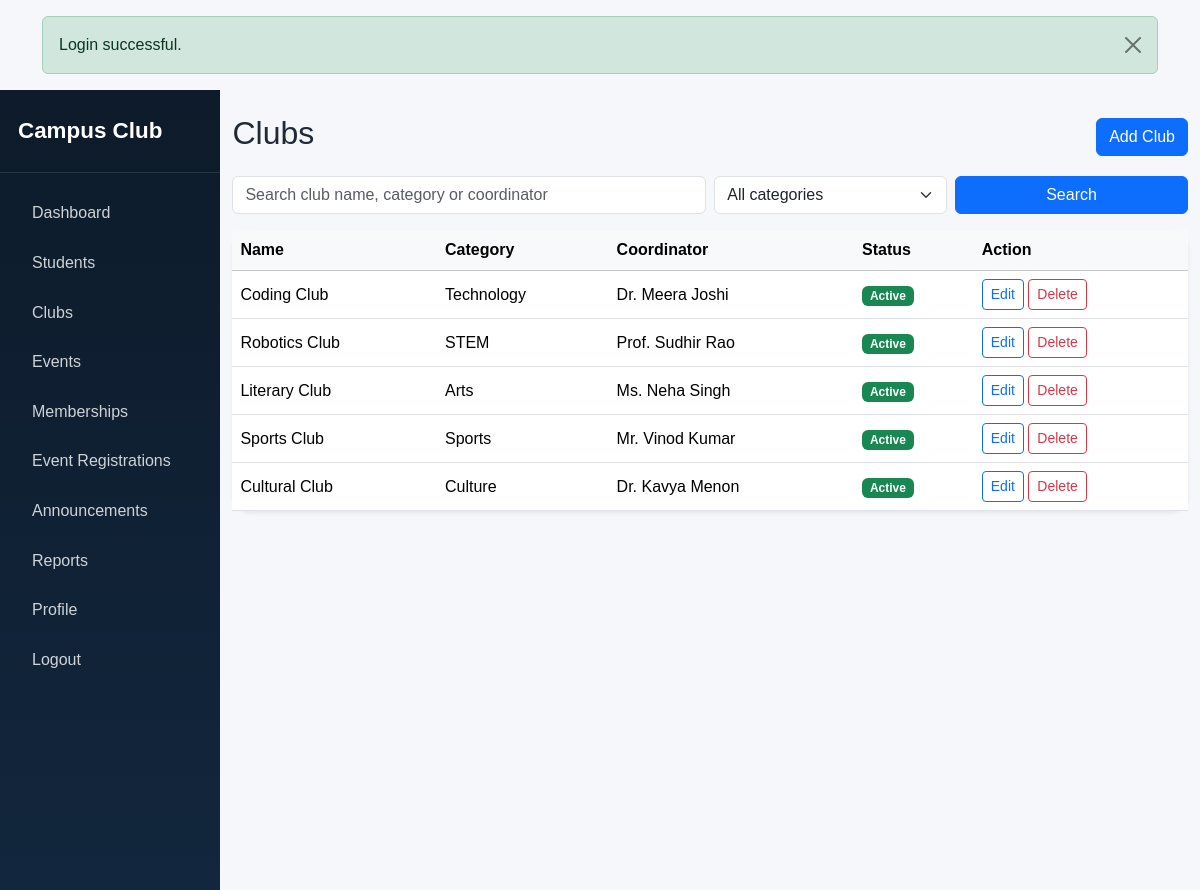
The page /admin/clubs.php (signed in) on the database its author committed.
### tables this page shows
CREATE TABLE `clubs` (
  `id` INT AUTO_INCREMENT PRIMARY KEY,
  `name` VARCHAR(150) NOT NULL,
  `description` TEXT NOT NULL,
  `category` VARCHAR(100) NOT NULL,
  `faculty_coordinator` VARCHAR(150) NOT NULL,
  `contact_email` VARCHAR(150) NOT NULL,
  `meeting_location` VARCHAR(180) NOT NULL,
  `meeting_schedule` VARCHAR(120) NOT NULL,
  `image` VARCHAR(255) DEFAULT NULL,
  `status` ENUM('active','inactive') NOT NULL DEFAULT 'active',
  `created_at` TIMESTAMP DEFAULT CURRENT_TIMESTAMP,
  INDEX `idx_club_category` (`category`),
  INDEX `idx_club_name` (`name`)
);

### config/auth.php (called while the page is built, shortened)
<?php
function e($value): string
{
    return htmlspecialchars((string)$value, ENT_QUOTES, 'UTF-8');
}

### admin/clubs.php (the view, shortened to what this page needs)
<?php
require_once __DIR__ . '/../config/auth.php';
include __DIR__ . '/../includes/header.php';
$pdo = getPDO();
$search = $_GET['search'] ?? '';
$where = ['1=1'];
$params = [];
$stmt = $pdo->prepare('SELECT * FROM clubs WHERE ' . implode(' AND ', $where) . ' ORDER BY created_at DESC');
$stmt->execute($params);
$clubs = $stmt->fetchAll();
?>
<div class="d-flex">
    <?php include __DIR__ . '/../includes/sidebar.php'; ?>
    <main class="main-content">
        <div class="container-fluid py-4">
            <div class="d-flex justify-content-between align-items-center mb-3">
                <h2>Clubs</h2>
                <a href="<?= BASE_URL ?>/admin/add_club.php" class="btn btn-primary">Add Club</a>
            </div>
            <form method="GET" class="row g-2 mb-3">
                <div class="col-md-6"><input type="text" class="form-control" name="search" value="<?= e($search) ?>" placeholder="Search club name, category or coordinator"></div>
                <div class="col-md-3">
                    <select class="form-select" name="category">
                        <option value="">All categories</option>
                    </select>
                </div>
                <div class="col-md-3"><button type="submit" class="btn btn-primary w-100">Search</button></div>
            </form>
            <div class="card shadow-sm border-0">
                <div class="card-body p-0">
                    <div class="table-responsive">
                        <table class="table table-hover mb-0 align-middle">
                            <thead class="table-light"><tr><th>Name</th><th>Category</th><th>Coordinator</th><th>Status</th><th>Action</th></tr></thead>
                            <tbody>
                                <?php foreach ($clubs as $club): ?>
                                    <tr>
                                        <td><?= e($club['name']) ?></td>
                                        <td><?= e($club['category']) ?></td>
                                        <td><?= e($club['faculty_coordinator']) ?></td>
                                        <td><span class="badge <?= $club['status'] === 'active' ? 'bg-success' : 'bg-secondary' ?>"><?= e(ucfirst($club['status'])) ?></span></td>
                                        <td>
                                            <a href="<?= BASE_URL ?>/admin/edit_club.php?id=<?= (int)$club['id'] ?>" class="btn btn-sm btn-outline-primary">Edit</a>
                                            <a href="<?= BASE_URL ?>/admin/delete_club.php?id=<?= (int)$club['id'] ?>" class="btn btn-sm btn-outline-danger" onclick="return confirm('Delete this club?')">Delete</a>
                                        </td>
                                    </tr>
                                <?php endforeach; ?>
                            </tbody>
                        </table>
                    </div>
                </div>
            </div>
        </div>
    </main>
</div>
<?php include __DIR__ . '/../includes/footer.php'; ?>

### assets/css/style.css (style rules this page uses)
.card { border-radius: 18px; }
.main-content { width: 100%; min-height: 100vh; background: #f5f7fb; }

### rows shown on the page
clubs: name "Coding Club", category "Technology", faculty_coordinator "Dr. Meera Joshi", status "Active"
clubs: name "Robotics Club", category "STEM", faculty_coordinator "Prof. Sudhir Rao", status "Active"
clubs: name "Literary Club", category "Arts", faculty_coordinator "Ms. Neha Singh", status "Active"
clubs: name "Sports Club", category "Sports", faculty_coordinator "Mr. Vinod Kumar", status "Active"
clubs: name "Cultural Club", category "Culture", faculty_coordinator "Dr. Kavya Menon", status "Active"

### other values the page prints
$message "Login successful."
